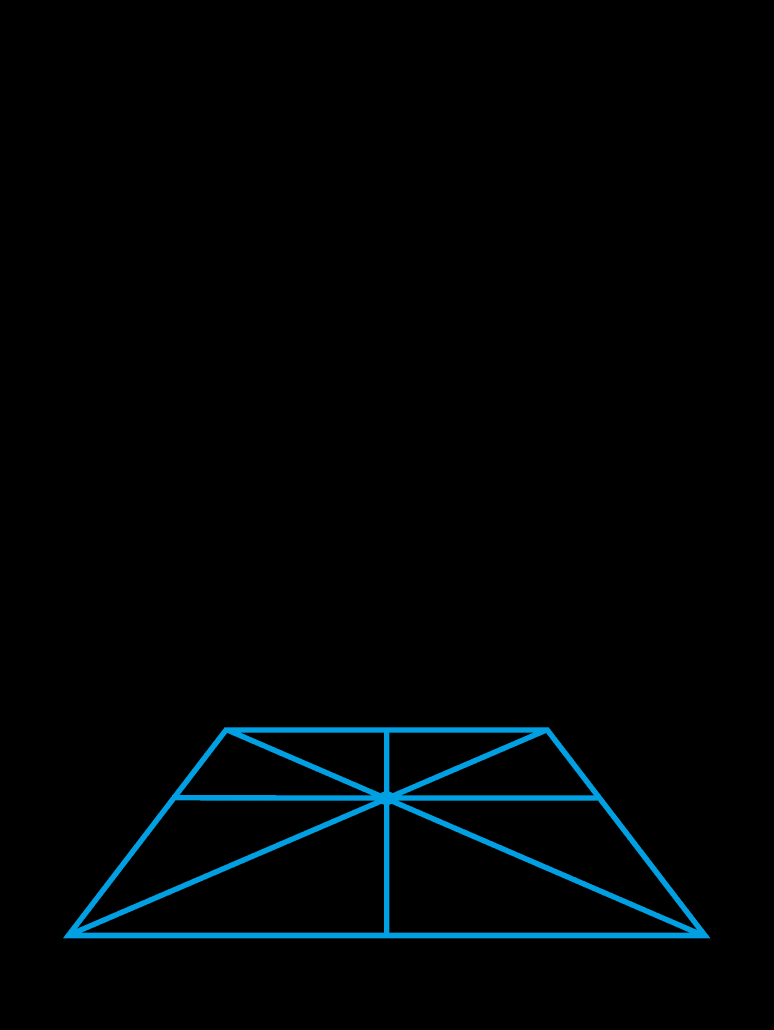
#> input picture pf_laravel/adminpanelidicom/python/FilterNORM/orig_setka.png, 2320 x 3088 px (shown at 1/3 size)
$ python -i function.py   (imports and definitions only)
#> lines starting #> are read from the running program, lines starting #| are printed output that depends on the picture; after the words box and inside, x2 and y2 are one past the last pixel; in counts of white or black regions, pixels touching at a corner belong together
#> `picture = cv2.imread('../../FilterNORM/orig_setka.png', cv2.IMREAD_GRA..`:
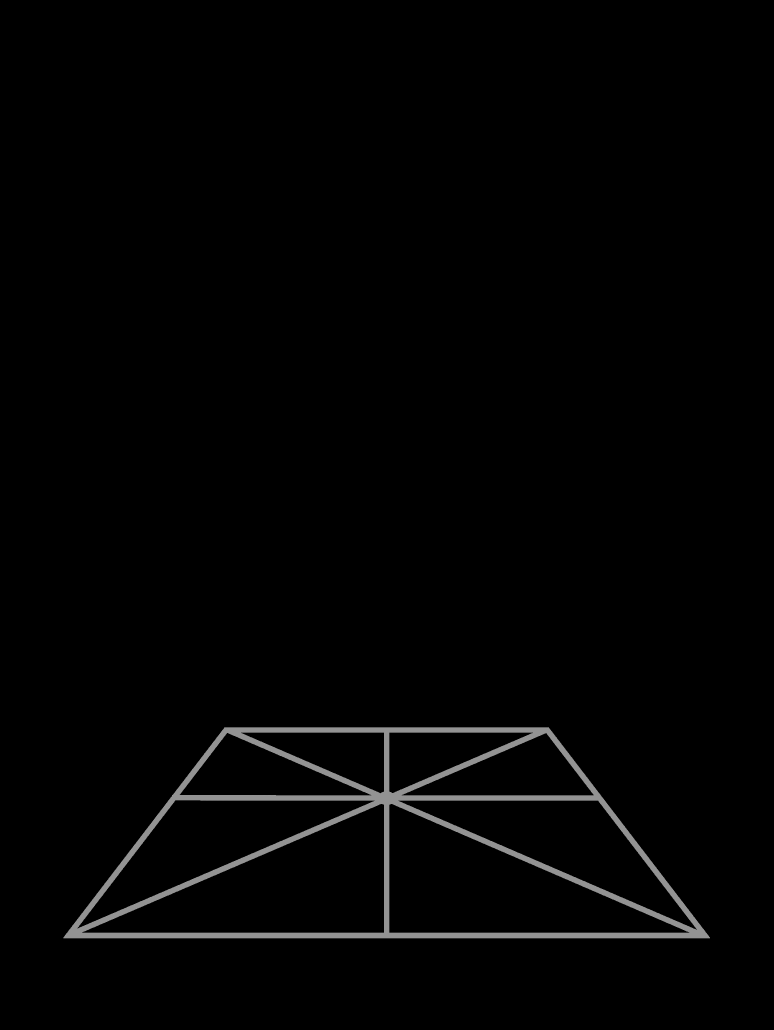
#> picture: shape (3088, 2320) (shown at 1/3 size); min 0, max 147, mean 3.1
import os
import cv2
import zipfile
import numpy as np
import matplotlib.pyplot as plt


# убираем артефакты
def clear_artef(img):
    list_area_rect, list_img = [], []
    img[img<128], img[img>=128] = 0, 255
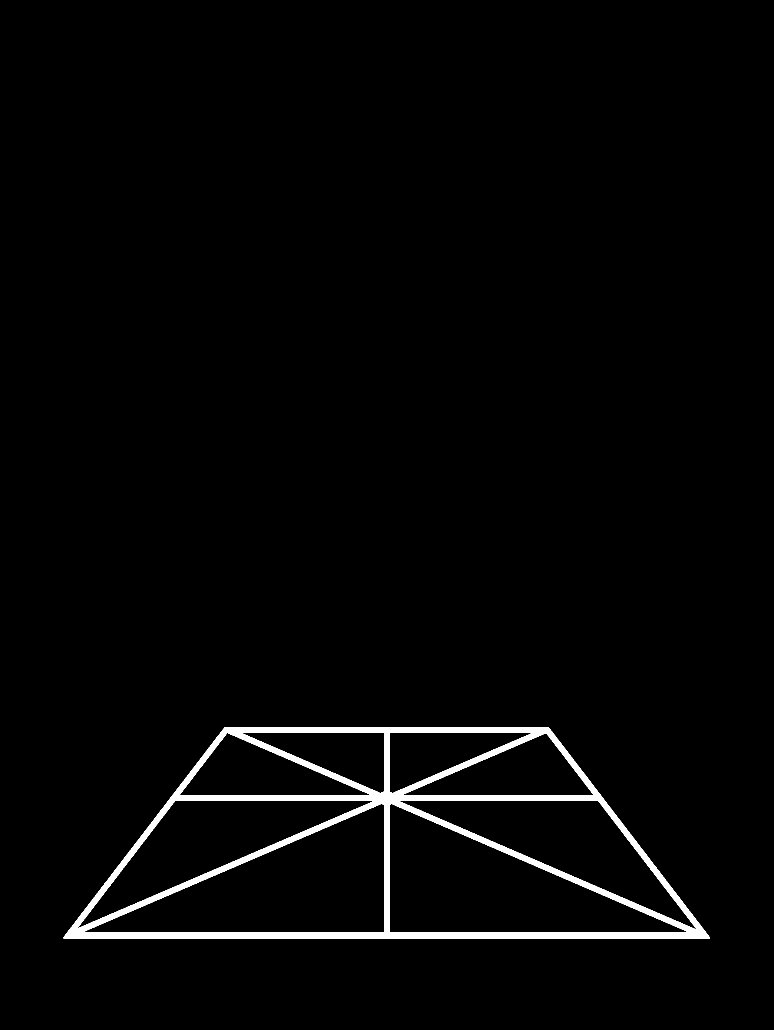
#> img: shape (3088, 2320) (shown at 1/3 size); 2.1% white; 1 white region, box (x1, y1, x2, y2) and area: (190, 2182, 2130, 2815) 151766
    img[-1:] = 0
    thresh = cv2.adaptiveThreshold(img, 255, cv2.ADAPTIVE_THRESH_GAUSSIAN_C, cv2.THRESH_BINARY_INV,11,7)
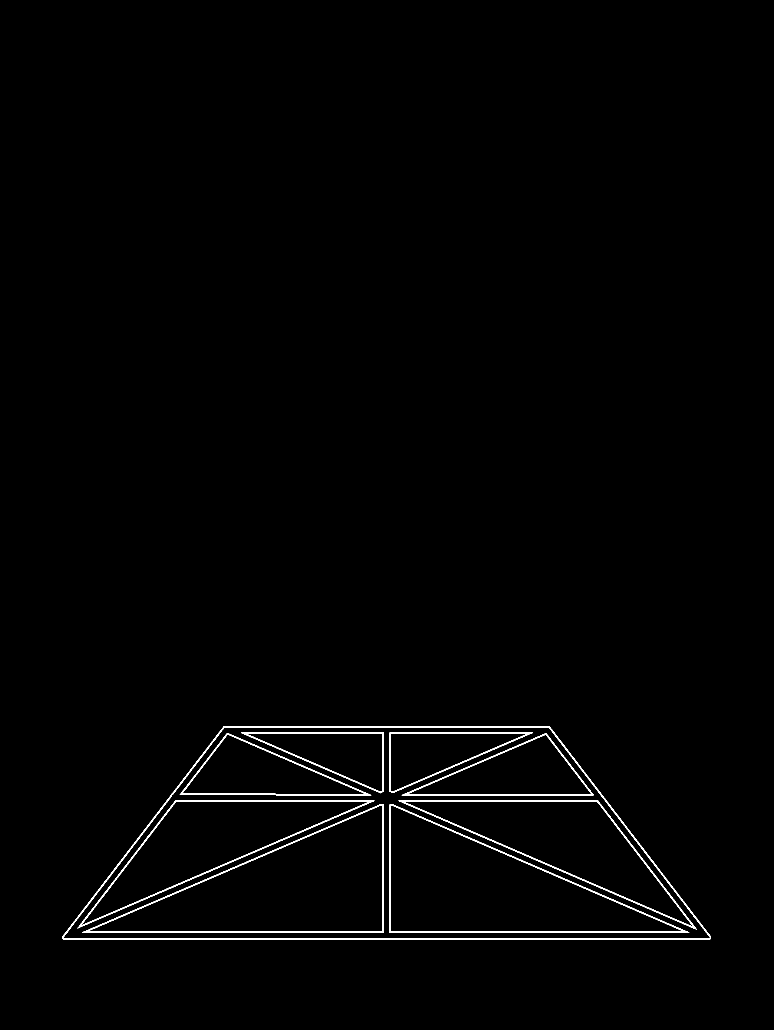
#> thresh: shape (3088, 2320) (shown at 1/3 size); 0.96% white; 9 white regions
    # получаем список найденных  контуров
    contours, _ = cv2.findContours(thresh, cv2.RETR_EXTERNAL, cv2.CHAIN_APPROX_SIMPLE)
#> contours = 1 contour; box (x1, y1, x2, y2) and area: (187, 2178, 2133, 2819) 938489

    for cnt in contours:
        # высота, ширина рамки контура
        _, _, w, h = cv2.boundingRect(cnt)
        #  наполняем список площадей рамок контуров
        list_area_rect.append(w*h)
        Z = np.zeros((img.shape), np.uint8)
        #  наполняем список изображений с найдеными контурами
        list_img.append(cv2.drawContours(image=Z, contours=[cnt], contourIdx=-1, color=255, thickness=-1))
#> this loop made 1 pass
#> (w, h) on pass 1: (1946, 641)
#> Z: shape (3088, 2320); every value is 0
#> after the loop, list_area_rect = [1247386]; list_img = []
    # находим индекс с максимальной площадью и по нему возвращаем очищенное изображение
    return list_img[np.argmax(list_area_rect)]


#  читаем изображение с диска. закрываем верх изображения черной плашкой
# [53 lines left out: functions read_img, get_img_for_predict, predict_img, save_gen_img, not called in this run]
            # визуализируем
            #plt.imshow(im, cmap = 'gray')
        #plt.show()

>>> import cv2
>>> picture = cv2.imread('../../FilterNORM/orig_setka.png', cv2.IMREAD_GRAYSCALE)
#> (the run stopped early here; a loop or call above may not have finished)
